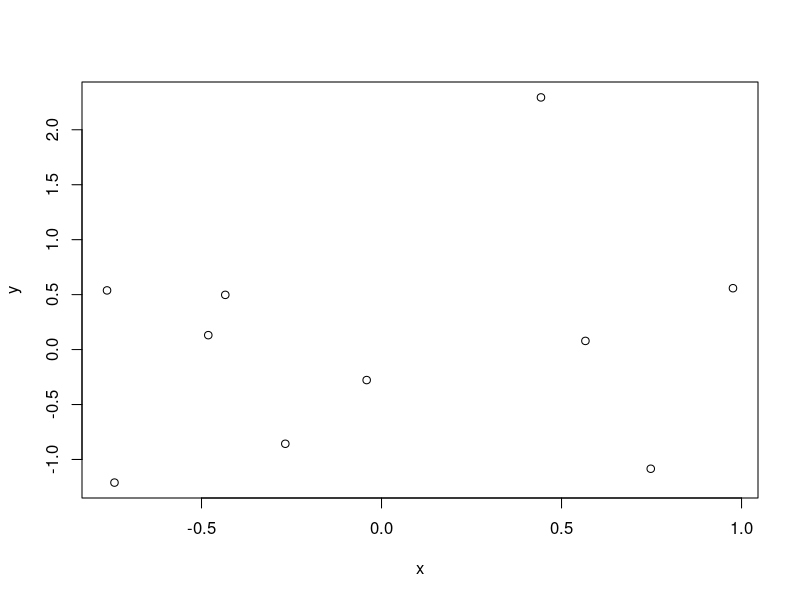

Source code (R):
## ---- chunk 1
(x<-rnorm(10))
## ---- chunk 2
(y<-rnorm(10))
## ---- chunk 3
plot(x,y)
